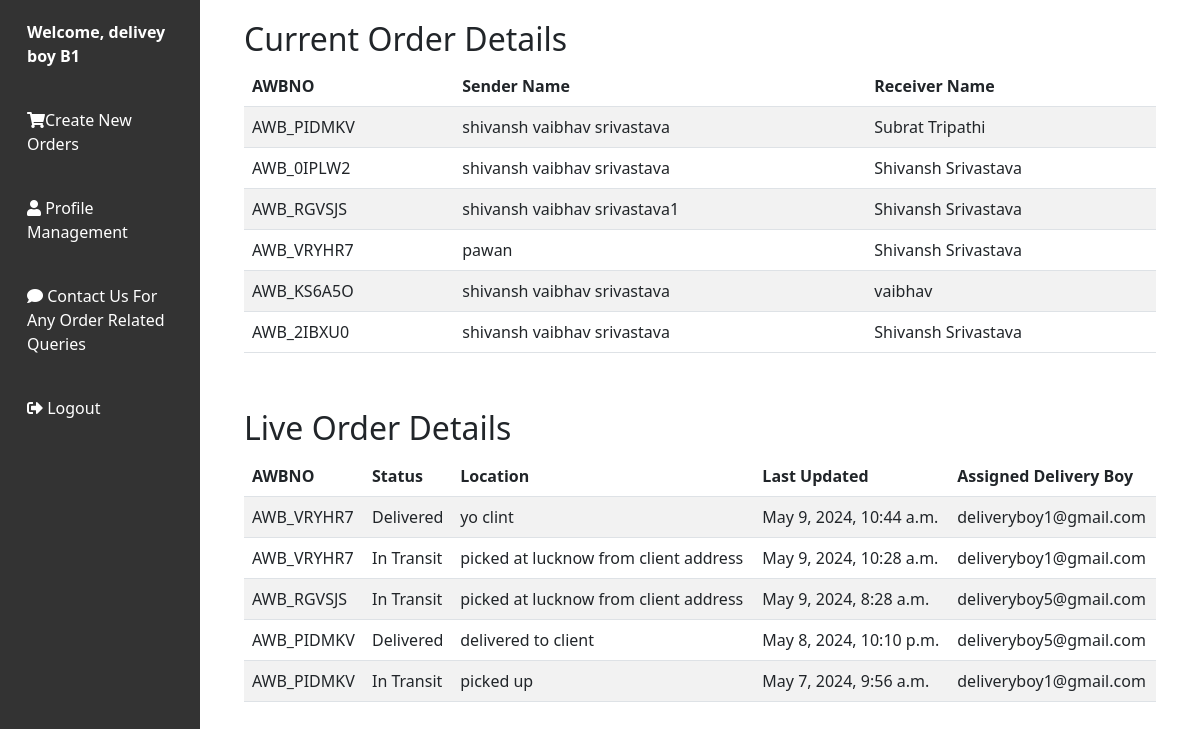
The page /userManagement/user_dashboard/ (signed in) on the database its author committed.
### BranchesInfo/models.py (models this page shows, shortened)
class Data_Records(models.Model):
    AWBNO = models.CharField(max_length=10, primary_key=True)
    Sender_Name = models.CharField(max_length=100, null=True)
    Sender_Address = models.CharField(max_length=100, null=True)
    Sender_Contact_No = models.CharField(max_length=15, null=True)
    Sender_City = models.CharField(max_length=30, null=True)
    sender_state = models.CharField(max_length=30, null=True)
    Receiver_Name = models.CharField(max_length=100, null=False)
    Receiver_Address = models.CharField(max_length=100, null=True)
    Receiver_Contact_No = models.CharField(max_length=15, null=True)
    Receiver_City = models.CharField(max_length=30, null=True)
    receiver_state = models.CharField(max_length=30, null=True)
    Book_date = models.DateTimeField(null=False)
    Weight = models.CharField(max_length=10, null=True)
    Distance = models.DecimalField(max_digits=10, decimal_places=2, null=True)
    Price = models.CharField(max_length=10, null=True)
    POD_Flag = models.CharField(max_length=20, null=True)
    Print_Flag = models.CharField(max_length=20, null=True)
    Pin_Number = models.CharField(max_length=10, null=True)
    State = models.CharField(max_length=30, null=True)
    Country = models.CharField(max_length=30, null=True)
    Sender_Branch_CD = models.IntegerField(null=True)
    Receiver_Branch_CD  = models.IntegerField(null=True)
    Type = models.CharField(max_length=50, null=True)
    Payment_Method = models.CharField(max_length=50)
    Client_Id = models.ForeignKey(Client, on_delete=models.CASCADE, related_name='client_orders', null=True)
    Alert_Flag = models.CharField(max_length=20, null=True)
    order_type = models.CharField(max_length=30, null=True)

### packetTrackingSystem/models.py (models this page shows, shortened)
class Live_Updates(models.Model):
    AWBNO = models.CharField(max_length=50)
    transit_status = models.CharField(max_length=100, default='Not Picked Up From Source.')
    update_location = models.CharField(max_length=100)
    last_update_time = models.DateTimeField(null=False)
    Delivery_Boy_Name = models.CharField(max_length=100, null=True)

### userManagement/views.py (the view)
# urls.py: path('user_dashboard/', views.user_dashboard, name='user_dashboard'),
@cache_control(no_cache=True, must_revalidate=True, no_store=True)
def user_dashboard(request):
    try:
        session_id = request.session.get('Client_Id')
        username = request.session.get('Client_Name')
        if session_id is not None:
            print("Session ID of the user from dashboard function :", session_id)
            print("Session username of the user from dashboard function :", username)
            user_orders = Data_Records.objects.filter(Client_Id=session_id)
            live_updates = Live_Updates.objects.filter(AWBNO__in=[order.AWBNO for order in user_orders]).order_by('-last_update_time')
            return render(request, 'user_dashboard.html', {'user_orders': user_orders, 'username': username, 'live_updates': live_updates})
    except KeyError:
        print("Session key not found")
    return redirect('userManagement:user_login_form')

### userManagement/templates/user_dashboard.html (shortened to what this page needs)
<!DOCTYPE html>
<html lang="en">
    {% load static %}
<head>
    <link href="https://cdnjs.cloudflare.com/ajax/libs/bootstrap/5.3.0/css/bootstrap.min.css" rel="stylesheet">
</head>
<body>
    <div class="container-fluid">
        <div class="row">
            <nav class="col-md-3 col-lg-2 d-md-block sidebar">
                <div class="user-info">
                    Welcome, {{ username }}
                </div>
                <a href="{% url 'userManagement:client_order'%}"><i class="fas fa-shopping-cart"></i>Create New Orders</a>
                <a href="{% url 'userManagement:profile_management' %}"><i class="fas fa-user"></i> Profile Management</a>
                <a href="{% url 'userManagement:feedback'%}"><i class="fas fa-comment"></i> Contact Us For Any Order Related Queries</a>
                <a href="{% url 'userManagement:logout_view' %}" class="logout"><i class="fas fa-sign-out-alt"></i> Logout</a>
            </nav>
            <main class="col-md-9 ms-sm-auto col-lg-10 px-md-4">
<div class="order-details">
    <h2>Current Order Details</h2>
    {% if user_orders %}
    <div class="table-responsive">
        <table class="table table-striped">
            <thead>
                <tr>
                    <th>AWBNO</th>
                    <th>Sender Name</th>
                    <th>Receiver Name</th>
                </tr>
            </thead>
            <tbody>
                {% for order in user_orders %}
                <tr>
                    <td>{{ order.AWBNO }}</td>
                    <td>{{ order.Sender_Name }}</td>
                    <td>{{ order.Receiver_Name }}</td>
                </tr>
                {% empty %}
                <tr>
                    <td colspan="3">No current orders found.</td>
                </tr>
                {% endfor %}
            </tbody>
        </table>
    </div>
    {% else %}
    <p>No current orders found.</p>
    {% endif %}
</div>
<div class="order-details">
    <h2>Live Order Details</h2>
    <div class="table-responsive">
        <table class="table table-striped">
            <thead>
                <tr>
                    <th>AWBNO</th>
                    <th>Status</th>
                    <th>Location</th>
                    <th>Last Updated</th>
                    <th>Assigned Delivery Boy</th>
                </tr>
            </thead>
            <tbody>
                {% for update in live_updates %}
                <tr>
                    <td>{{ update.AWBNO }}</td>
                    <td>{{ update.transit_status }}</td>
                    <td>{{ update.update_location }}</td>
                    <td>{{ update.last_update_time }}</td>
                    <td>{{ update.Delivery_Boy_Name }}</td>
                </tr>
                {% empty %}
                <tr>
                    <td colspan="4">No live updates available.</td>
                </tr>
                {% endfor %}
            </tbody>
        </table>
    </div>
</div>
            </main>
        </div>
    </div>
    <link href="https://cdnjs.cloudflare.com/ajax/libs/font-awesome/5.15.4/css/all.min.css" rel="stylesheet">
</body>
</html>

### userManagement/templates/user_dashboard.html (style rules this page uses)
.sidebar { background-color: #333; color: #fff; height: 100vh; position: fixed; top: 0; left: 0; overflow-y: auto; }
.sidebar a { padding: 20px 15px; text-decoration: none; color: #fff; display: block; }
.logout { padding: 20px 15px; text-decoration: none; color: #fff; display: block; }
.user-info { padding: 20px 15px; font-weight: bold; }
.order-details { padding: 20px; }

### rows shown on the page
Data_Records: AWBNO "AWB_PIDMKV", Sender_Name "shivansh vaibhav srivastava", Receiver_Name "Subrat Tripathi"
Data_Records: AWBNO "AWB_0IPLW2", Sender_Name "shivansh vaibhav srivastava", Receiver_Name "Shivansh Srivastava"
Data_Records: AWBNO "AWB_RGVSJS", Sender_Name "shivansh vaibhav srivastava1", Receiver_Name "Shivansh Srivastava"
Data_Records: AWBNO "AWB_VRYHR7", Sender_Name "pawan", Receiver_Name "Shivansh Srivastava"
Data_Records: AWBNO "AWB_KS6A5O", Sender_Name "shivansh vaibhav srivastava", Receiver_Name "vaibhav"
Data_Records: AWBNO "AWB_2IBXU0", Sender_Name "shivansh vaibhav srivastava", Receiver_Name "Shivansh Srivastava"
Live_Updates: AWBNO "AWB_VRYHR7", transit_status "Delivered", update_location "yo clint", last_update_time "May 9, 2024, 10:44 a.m.", Delivery_Boy_Name "deliveryboy1@gmail.com"
Live_Updates: AWBNO "AWB_VRYHR7", transit_status "In Transit", update_location "picked at lucknow from client address", last_update_time "May 9, 2024, 10:28 a.m.", Delivery_Boy_Name "deliveryboy1@gmail.com"
Live_Updates: AWBNO "AWB_RGVSJS", transit_status "In Transit", update_location "picked at lucknow from client address", last_update_time "May 9, 2024, 8:28 a.m.", Delivery_Boy_Name "deliveryboy5@gmail.com"
Live_Updates: AWBNO "AWB_PIDMKV", transit_status "Delivered", update_location "delivered to client", last_update_time "May 8, 2024, 10:10 p.m.", Delivery_Boy_Name "deliveryboy5@gmail.com"
Live_Updates: AWBNO "AWB_PIDMKV", transit_status "In Transit", update_location "picked up", last_update_time "May 7, 2024, 9:56 a.m.", Delivery_Boy_Name "deliveryboy1@gmail.com"

### other values the page prints
{{ username }} "delivey boy B1"
